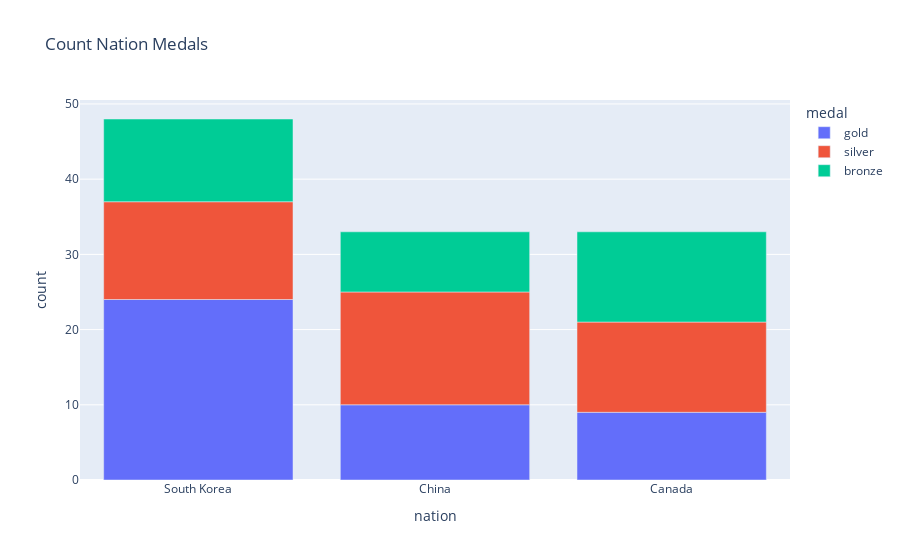

Source (notebook cell):
### Code cell
fig =px.bar(long_df, 
            x = 'nation', 
            y = 'count', 
            color = 'medal',  # zastosowanie stacked(kilka danych w barze)
            title = 'Count Nation Medals')
fig.show()

### Figure 1 — Plotly figure (JSON) as saved in the notebook; plotly's stock layout.template omitted (floating-point values rounded to 4 significant figures)
{"data": [{"alignmentgroup": "True", "hovertemplate": "medal=gold<br>nation=%{x}<br>count=%{y}<extra></extra>", "legendgroup": "gold", "marker": {"color": "#636efa", "pattern": {"shape": ""}}, "name": "gold", "offsetgroup": "gold", "orientation": "v", "showlegend": true, "textposition": "auto", "type": "bar", "x": ["South Korea", "China", "Canada"], "xaxis": "x", "y": [24, 10, 9], "yaxis": "y"}, {"alignmentgroup": "True", "hovertemplate": "medal=silver<br>nation=%{x}<br>count=%{y}<extra></extra>", "legendgroup": "silver", "marker": {"color": "#EF553B", "pattern": {"shape": ""}}, "name": "silver", "offsetgroup": "silver", "orientation": "v", "showlegend": true, "textposition": "auto", "type": "bar", "x": ["South Korea", "China", "Canada"], "xaxis": "x", "y": [13, 15, 12], "yaxis": "y"}, {"alignmentgroup": "True", "hovertemplate": "medal=bronze<br>nation=%{x}<br>count=%{y}<extra></extra>", "legendgroup": "bronze", "marker": {"color": "#00cc96", "pattern": {"shape": ""}}, "name": "bronze", "offsetgroup": "bronze", "orientation": "v", "showlegend": true, "textposition": "auto", "type": "bar", "x": ["South Korea", "China", "Canada"], "xaxis": "x", "y": [11, 8, 12], "yaxis": "y"}], "layout": {"barmode": "relative", "legend": {"title": {"text": "medal"}, "tracegroupgap": 0}, "title": {"text": "Count Nation Medals"}, "xaxis": {"anchor": "y", "domain": [0, 1], "title": {"text": "nation"}}, "yaxis": {"anchor": "x", "domain": [0, 1], "title": {"text": "count"}}}}
